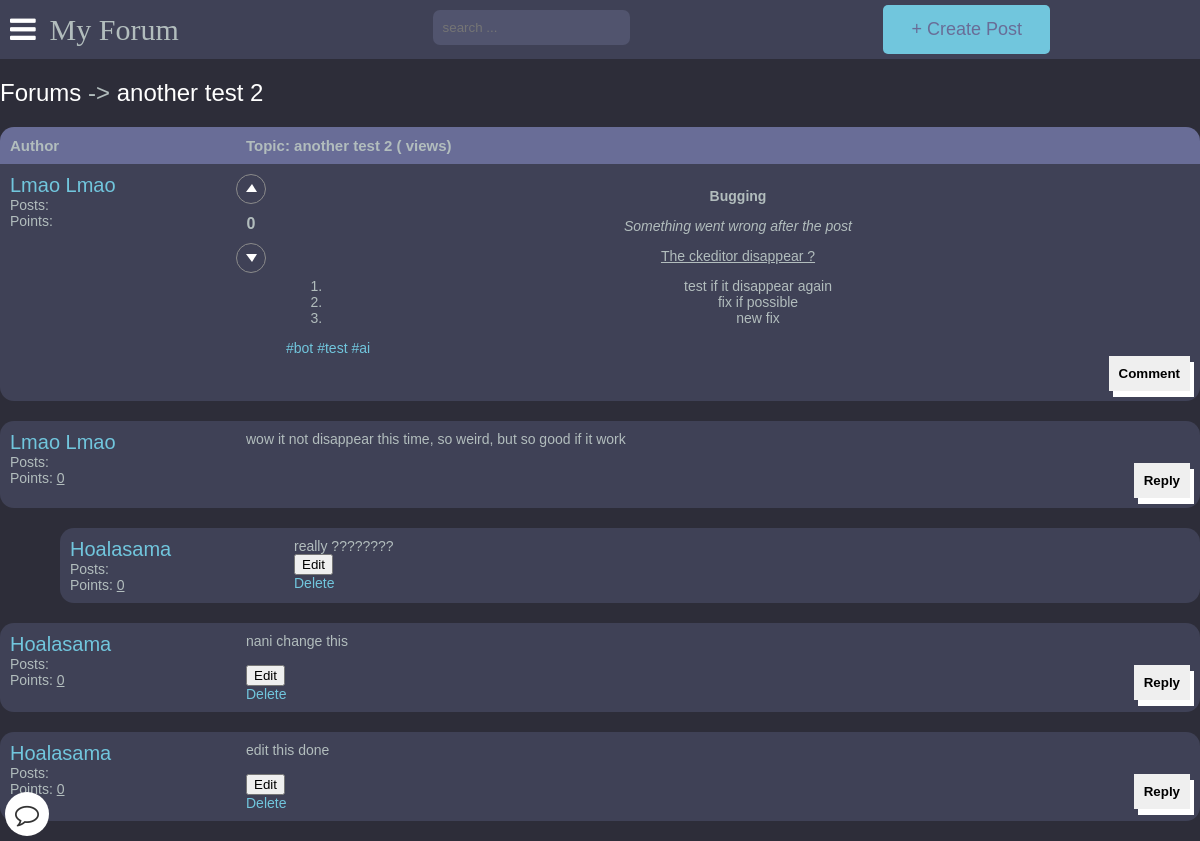
/detail/another-test-yOlBvKUJ/ (signed in), run on the app's committed database.
### main/models.py (models this page shows, shortened)
class Post(models.Model):
    title = models.CharField(max_length=400)
    slug = models.SlugField(max_length=400, unique=True, blank=True)
    user = models.ForeignKey(Author, on_delete=models.CASCADE)
    content = HTMLField()
    categories = models.ManyToManyField(Category)
    date = models.DateTimeField(auto_now_add=True)
    approved = models.BooleanField(default=True)
    image = models.ImageField(upload_to='post_images', blank=True, null=True)
    hit_count_generic = GenericRelation(HitCount, object_id_field='object_pk',
        related_query_name='hit_count_generic_relation'
    )
    tags = TaggableManager()
    comments = models.ManyToManyField(Comment, blank=True)
    def get_vote_count(self):
        upvotes = Vote.objects.filter(post=self, activity_type=Vote.UP_VOTE).count()
        downvotes = Vote.objects.filter(post=self, activity_type=Vote.DOWN_VOTE).count()
        return upvotes - downvotes
    def get_url(self):
        return reverse("detail", kwargs={
            "slug":self.slug
        })
    class Meta:
        ordering = ['-date']

class Author(models.Model):
    user = models.ForeignKey(User, on_delete=models.CASCADE)
    fullname = models.CharField(max_length=40, blank=True)
    slug = models.SlugField(max_length=400, unique=True, blank=True)
    bio = HTMLField(default='none')
    points = models.IntegerField(default=0)
    email = models.EmailField(unique=False,default="example@gmail.com", validators=[EmailValidator(message="Invalid email format")])
    profile_pic = ResizedImageField(size=[400, 400], quality=100, upload_to="authors", default="defaults/default_profile_pic.jpg", null=True, blank=False)

class Comment(models.Model):
    user = models.ForeignKey(Author, on_delete=models.CASCADE)
    content = models.TextField()
    date = models.DateTimeField(auto_now_add=True)
    replies = models.ManyToManyField(Reply, blank=True)

class Reply(models.Model):
    user = models.ForeignKey(Author, on_delete=models.CASCADE)
    content = models.TextField()
    date = models.DateTimeField(auto_now_add=True)
    class Meta:
        verbose_name_plural = "replies"

### main/views.py (the view, shortened to what this page needs)
# urls.py: path("detail/<slug>/", detail, name="detail"),
def detail(request, slug):
    post = get_object_or_404(Post, slug = slug)
    post = Post.objects.get(pk=post.id)
    author = get_object_or_404(Author, user=request.user)
    if request.user.is_authenticated:
        author = Author.objects.get(user=request.user)
    context = {
        "post":post,
        "title": post.title,
        "author": author,
    }
    update_views(request, post)
    return render(request, "detail.html", context)

### main/utils.py (called while the page is built)
def update_views(request, object):
    context ={}
    hit_count = get_hitcount_model().objects.get_for_object(object)
    hits = hit_count.hits
    hitcontext = context["hitcount"] = {"pk": hit_count.pk}
    hit_count_response = HitCountMixin.hit_count(request, hit_count)
    if hit_count_response.hit_counted:
        hits = hits+1
        hitcontext["hitcounted"] = hit_count_response.hit_counted
        hitcontext["hit_message"] = hit_count_response.hit_message
        hitcontext["total_hits"] = hits

### templates/detail.html (shortened to what this page needs)
{% extends 'base.html' %}
{% load hitcount_tags %}
{% block content %}
    <div class="container1">
        <div class="navigate">
            <span><a href="{% url 'home' %}">Forums</a> -> <a href="{{post.get_url}}">{{post.title}}</a></span>
        </div>
        <div class="topic-container">
            <div class="head">
                <div class="authors">Author</div>
                <div class="content">Topic: {{post.title}} ({% get_hit_count for post %} views)</div>
            </div>
            <div class="body" style="border-bottom-left-radius: 1rem;border-bottom-right-radius: 1rem; margin-bottom: 20px;">
                <div class="authors">
                    <div class="username"><a href="{% url 'other_profile' post.user.slug %}">{{post.user.fullname|title}}</a></div>
                    <div>Posts: <u>{{comment.user.num_posts}}</u></div>
                    <div>Points: <u>{{comment.user.points}}</u></div>
                </div>
                <div style="display:inline-block; margin-right:20px;">
                    {% if user.is_authenticated %}
                        {% with user_vote=post.get_user_vote %}
                            <button {% if user_vote and user_vote.vote_type == 'U' %}disabled{% endif %} onclick="upvotePost({{ post.id }})" class="round-button"><span class="triangle-up"></span></button>
                            <h1 id="vote-count-{{ post.id }}" style="display: flex; justify-content: center;">{{ post.get_vote_count }}</h1>
                            <button {% if user_vote and user_vote.vote_type == 'D' %}disabled{% endif %} onclick="downvotePost({{ post.id }})" class="round-button"><span class="triangle-down"></span></button>
                        {% endwith %}
                    {% endif %}
                </div>
                <div class="content" style="display:inline-block;">
                    {{post.content|safe}}
                    <div>
                    {% for tag in post.tags.all %}
                        <a href="{% url 'tagged_posts' tag.slug %}">#{{ tag.name }}</a>
                    {% endfor %}
                    </div>
                    {% if user.is_authenticated %}
                    <div class="comment">
                        <button onclick="showComment()">Comment</button>
                    </div>
                    {% endif %}
                </div>
            </div>
        </div>
        {% for comment in post.comments.all %}
        <div class="comments-container">
            <div class="body" style="border-radius: 1rem;margin-bottom: 20px;" >
                <div class="authors">
                    <div class="username"><a href="{% url 'other_profile' comment.user.slug %}">{{comment.user.fullname|title}}</a></div>
                    <div>Posts: <u>{{comment.user.num_posts}}</u></div>
                    <div>Points: <u>{{comment.user.points}}</u></div>
                </div>
                <div class="content">
                    <div class="comment-content">{{comment.content}}</div>
                    <br>
                    {% if user.is_authenticated %}
                    <div class="comment">
                        <button onclick="showReplies('comment{{comment.id}}')">Reply</button>
                    </div>
                    {% endif %}
                    {% if user.is_authenticated and user == comment.user.user %}
                        <button onclick="editComment('{{comment.id}}')">Edit</button>
                        <br>
                        <a href="{% url 'delete_comment' comment.id post.slug %}" class="delete-comment">Delete</a>
                    {% endif %}
                </div>
            </div>
        </div>
        {% for reply in comment.replies.all %}
        <div class="comments-container" style="width: 95%;  margin-left:5%;">
            <div class="body" style="border-radius: 1rem;margin-bottom: 20px;">
                <div class="authors">
                    <div class="username"><a href="{% url 'other_profile' reply.user.slug %}">{{reply.user.fullname|title}}</a></div>
                    <div>Posts: <u>{{reply.user.num_posts}}</u></div>
                    <div>Points: <u>{{reply.user.points}}</u></div>
                </div>
                <div class="content">
                    {{reply.content}}
                    <br>
                    {% if user.is_authenticated and user == reply.user.user %}
                        <button onclick="editReply('{{reply.id}}')">Edit</button>
                        <br>
                        <a href="{% url 'delete_reply' reply.id post.slug %}" class="delete-reply">Delete</a>
                    {% endif %}
                </div>
            </div>
        </div>
        {% endfor %}
        {% endfor %}
    </div>
    {% endblock content %}

### static/style.css (style rules this page uses)
:root { --color-main: #71c6dd; --color-main-light: #e1f6fb; --color-dark: #3f4156; --color-dark-medium: #51546e; --color-dark-light: #696d97; --color-light: #e5e5e5; --color-gray: #8b8b8b; --color-light-gray: #b2bdbd; --color-bg: #2d2d39; --color-success: #5dd693; --color-error: #fc4b0b; }
* { box-sizing: border-box; }
html { font-size: 14px; font-family: Arial, Helvetica, sans-serif; background-color:var(--color-bg); color:var(--color-light-gray); }
a { display: inline-block; color: var(--color-main); text-decoration: none; }
h1 { font-size:16px; font-weight: bolder; }
div { display: block; }
.round-button { width: 30px; height: 30px; border-radius: 50%; border: none; background-color: var(--color-dark); color: #fff; font-size: 20px; cursor: pointer; border: solid 1px var(--color-gray); }
.triangle-up { width: 0; height: 0; border-left: 6px solid transparent; border-right: 5px solid transparent; border-bottom: 8px solid rgb(255, 255, 255); display: inline-block; position: relative; top: -1px; }
.triangle-down { width: 0; height: 0; border-left: 6px solid transparent; border-right: 5px solid transparent; border-top: 8px solid rgb(255, 255, 255); display: inline-block; position: relative; top: 0px; }
.navigate { margin-block: 20px; font-weight: lighter; font-size: 24px; }
.navigate a { color: #fff; }
.head { display: flex; background-color: var(--color-dark-light); padding: 10px; font-weight: bold; font-size: 15px; border-top-left-radius: 1rem; border-top-right-radius: 1rem; }
.authors { flex: 20%; }
.content { flex: 80%; }
.body { display: flex; background-color: var(--color-dark); padding: 10px; position: relative; }
.body .authors .username { font-size: 20px; }
.body .content .comment button { border:none; padding:10px; font-weight: bolder; box-shadow: 4px 6px #fff; cursor: pointer; float: right; }
body { margin:0px; background-color: var(--color-bg); }

### data on the page
Post: title "another test 2", user.fullname "Lmao Lmao", get_vote_count "0", content "Bugging Something went wrong after the post The ckeditor disappear ? test if it disappear again fix if possible new fix"
Tag: name "bot"
Tag: name "test"
Tag: name "ai"
Comment: user.fullname "Lmao Lmao", user.points "0", content "wow it not disappear this time, so weird, but so good if it work"
Reply: user.fullname "Hoalasama", user.points "0", content "really ????????"
Comment: user.fullname "Hoalasama", user.points "0", content "nani change this"
Comment: user.fullname "Hoalasama", user.points "0", content "edit this done"
